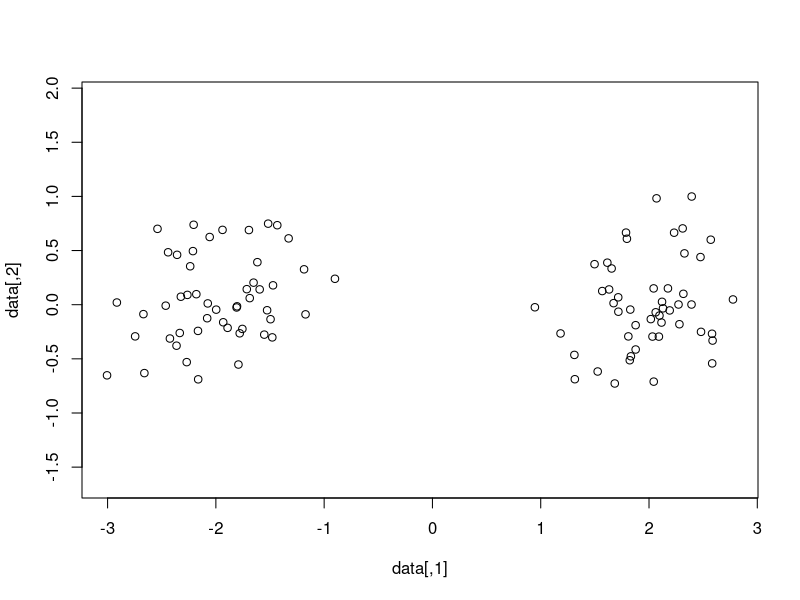

Reproduce this figure in R. (Note: this script raises an error after producing the figure.)
# Exercise 1

library(MASS)

d1 = mvrnorm(50, mu=c(-2,0), Sigma = diag(2)*0.2)
d2 = mvrnorm(50, mu=c(2,0), Sigma = diag(2)*0.2)
data = rbind(d1,d2)

plot(data, asp=1)
c = kmeans(data,2)

print(c$centers)
print(c$withinss)
print(c$betweenss)

# Exercise 2

library(kernlab)
c = kmeans(spirals,2)

library(grDevices)
mypal = rainbow(2)
plot(spirals, col=mypal[c$cluster])

sc = specc(spirals, centers=2)
plot(spirals, col=mypal[sc],asp=1)
